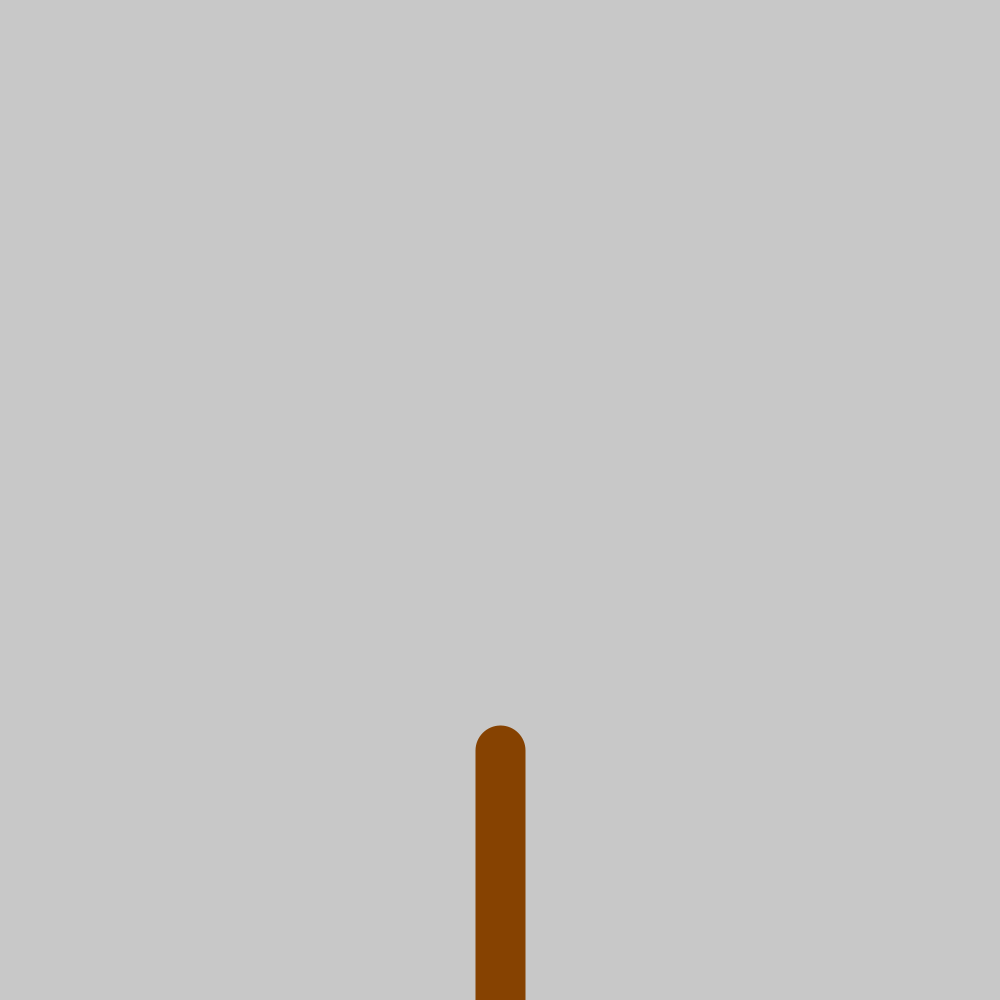
Frame 1 (no input)
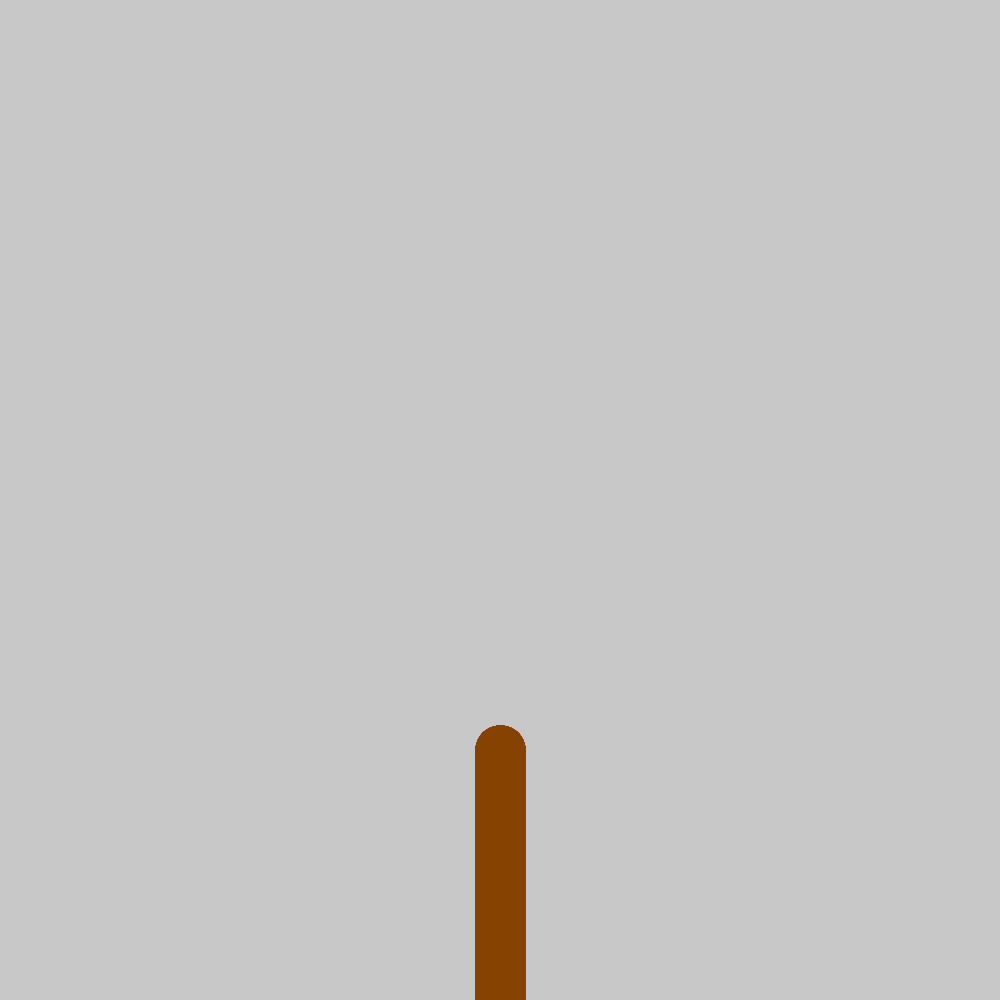
Frame 60 (the mouse pressed at the canvas centre just before this capture)
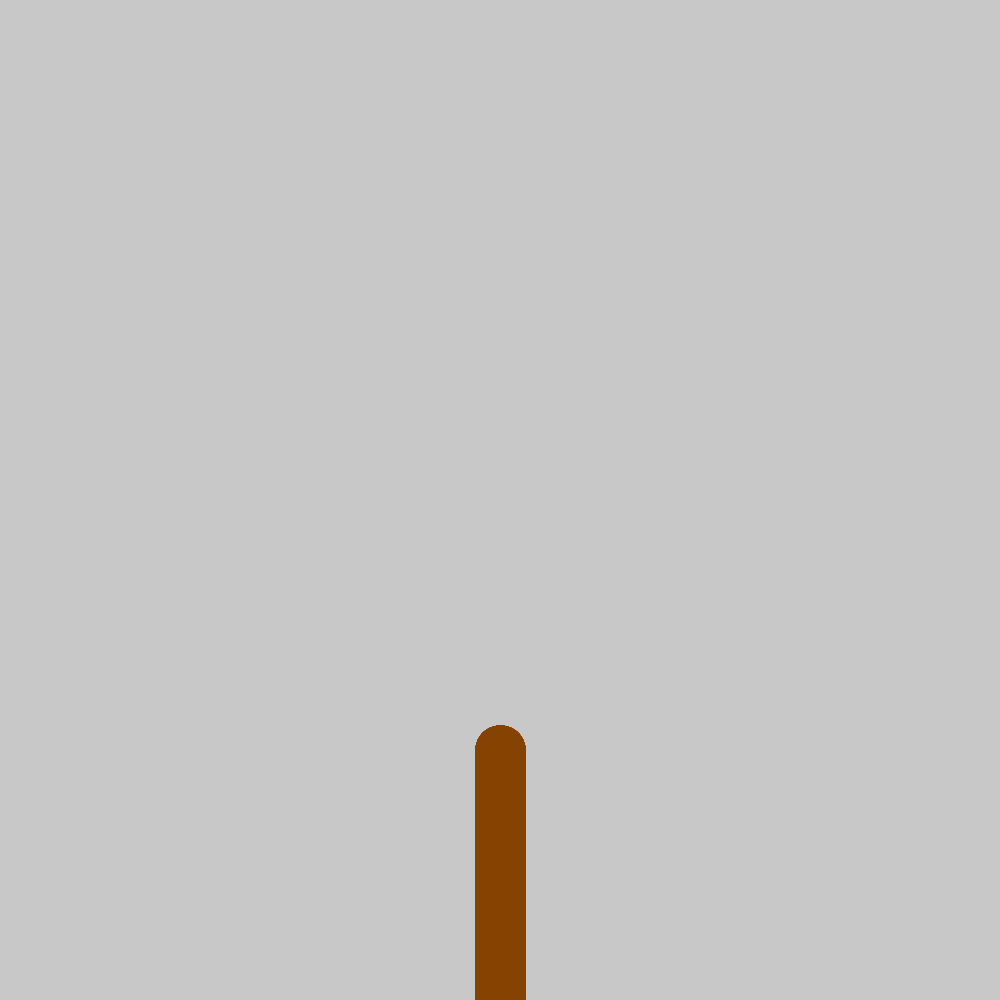
Frame 120 (the mouse held since frame 60 and released just before this capture)

The Processing sketch that drew these frames (run headless with seeded random() and noise(); from frame 60 on, the mouse is pressed at the canvas centre):

// Processing sketch: processing_142698
// ── processing_142698.pde

void setup(){
  size(1000,1000);
  background(200);
}

void draw(){
 stroke(134, 66, 1);
 strokeWeight(50);
  line(500, 1000, 500, 750); 
}

void keyPressed(){
  if (key == '1'){
    stroke(134, 86, 1);
    strokeWeight(40);
    line(500, 750, 750, 500);
    line(500, 750, 250, 500);
}
 if (key == '2'){
    stroke(134, 106, 1);
    strokeWeight(30);
    line(750, 500, 850, 500);
    line(750, 500, 750, 400);
    line(750, 500, 850, 350);
    line(250, 500, 150, 400);
    line(250, 500, 150, 300);
    line(250, 500, 100, 400);
}
}
